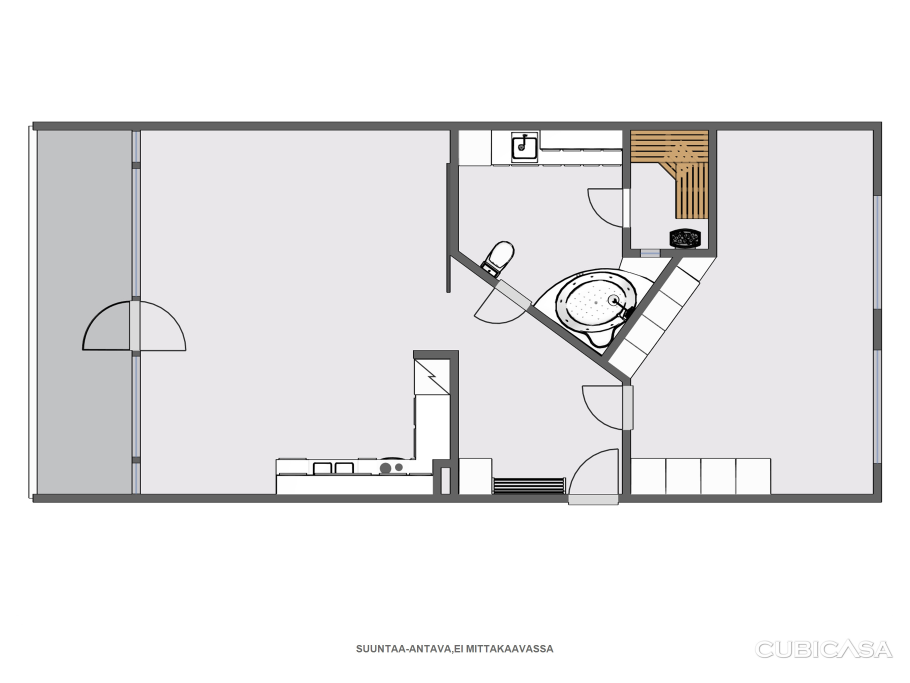
#> input picture stoa-desk/py/samples/junction-dataset/data/cubicasa5k/colorful-10052.png, 2730 x 2048 px, found by its file name (shown at 1/3 size); its folder holds 2 pictures in this run
$ python 06_neardup.py
#> lines starting #> are read from the running program, lines starting #| are printed output that depends on the picture
"""Near-duplicate drawings inside cubicasa5k and swiss_dwellings PNGs: 256-bit dHash, clusters at Hamming <= 10 (same aspect bucket)."""
import os, sys, collections, hashlib
from multiprocessing import Pool
from PIL import Image
Image.MAX_IMAGE_PIXELS = None
ROOT = "./stoa/data/junction-dataset/data"
def h(p):
    try:
        im = Image.open(p).convert("L")
        w, hh = im.size
#> w = 2730; hh = 2048
        im = im.resize((17, 16), Image.LANCZOS)
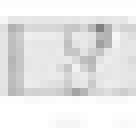
#> im: PIL image 17x16 L (shown 8 times larger); min 127, max 255, mean 231.4
        px = list(im.getdata()); bits = 0
#> after `px = list(im.getdata())`: px = 272 values, max 255 at index 17, min 127 at index 63, mean 231.4
        for y in range(16):
            for x in range(16):
                bits = (bits << 1) | (px[y * 17 + x] > px[y * 17 + x + 1])
#> after the loop, bits = 15238432293905908420230375516889765224125651681081593772954341475974
        md5 = hashlib.md5(open(p, "rb").read()).hexdigest()
        return (p, bits, w, hh, md5)
    except Exception as e:
        return (p, None, 0, 0, str(e))
if __name__ == "__main__":
    for s in ["cubicasa5k", "swiss_dwellings"]:
        fs = sorted(f"{ROOT}/{s}/{f}" for f in os.listdir(f"{ROOT}/{s}") if f.endswith(".png"))
        with Pool(8) as pool: res = pool.map(h, fs, chunksize=64)
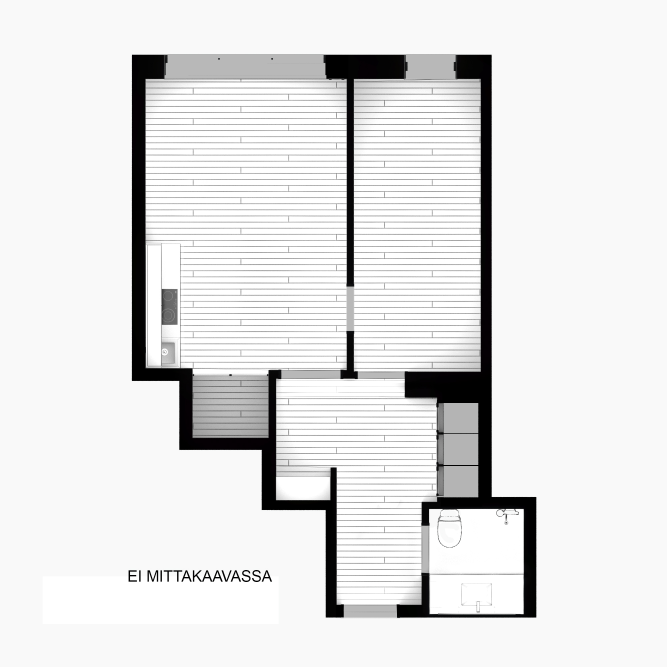
#> input picture stoa-desk/py/samples/junction-dataset/data/cubicasa5k/colorful-10062.png, 2000 x 2000 px, found by its file name (shown at 1/3 size)
#> in h (call 2), `im = im.resize((17, 16), Image.LANCZOS)`:
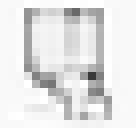
#> im: PIL image 17x16 L (shown 8 times larger); min 57, max 255, mean 228.2
#> in h (call 2), `px = list(im.getdata())`: px = 272 values, max 255 at index 3, min 57 at index 164, mean 228.2
#> after the loop in h (call 2), `for y in range(16):`: bits = 10983865013050693137250416829453436791365779425262500276883922590537601255376
#> res = 2 items
        ok = [r for r in res if r[1] is not None]
#> ok = 2 items
        md = collections.Counter(r[4] for r in ok)
#> md = {'c9fb79fcd6a5d6650c3e816fc52b5591': 1, '4717a5e7f61b0976581430e0b40e18ce': 1}
        ws = sorted(r[2] for r in ok)
#> ws = [2000, 2730]
        # union-find over pairs with hamming <= T
        par = list(range(len(ok)))
#> par = [0, 1]
        def find(a):
            while par[a] != a: par[a] = par[par[a]]; a = par[a]
            return a
        hs = [r[1] for r in ok]; n = len(ok); T = 10; pairs = 0
#> after `hs = [r[1] for r in ok]`: hs = [15238432293905908420230375516889765224125651681081593772954341475974, 10983865013050693137250416829453436791365779425262500276883922590537601255376]
#> after `n = len(ok)`: n = 2
        for i in range(n):
            hi = hs[i]
            for j in range(i + 1, n):
                if (hi ^ hs[j]).bit_count() <= T:
                    pairs += 1; par[find(i)] = find(j)
#> after the loop, pairs = 0
        cl = collections.Counter(find(i) for i in range(n))
#> cl = {0: 1, 1: 1}
        big = sorted((c for c in cl.values() if c > 1), reverse=True)
#> big = []
        print(s, "images", n, "errors", len(res) - n, "byte-identical extra", sum(c - 1 for c in md.values()), "width p10/med/p90", ws[n // 10], ws[n // 2], ws[9 * n // 10],
              "| near-dup pairs", pairs, "clusters>1", len(big), "images in clusters", sum(big), "largest", big[:5])
#| cubicasa5k images 2 errors 0 byte-identical extra 0 width p10/med/p90 2000 2730 2730 | near-dup pairs 0 clusters>1 0 images in clusters 0 largest []
        ex = [k for k, c in cl.items() if c > 1][:3]
#> ex = []
        for k in ex: print("  example", [os.path.basename(ok[i][0]) for i in range(n) if find(i) == k][:4])
#> this loop made 0 passes
#> (the run stopped early here; a loop or call above may not have finished)
